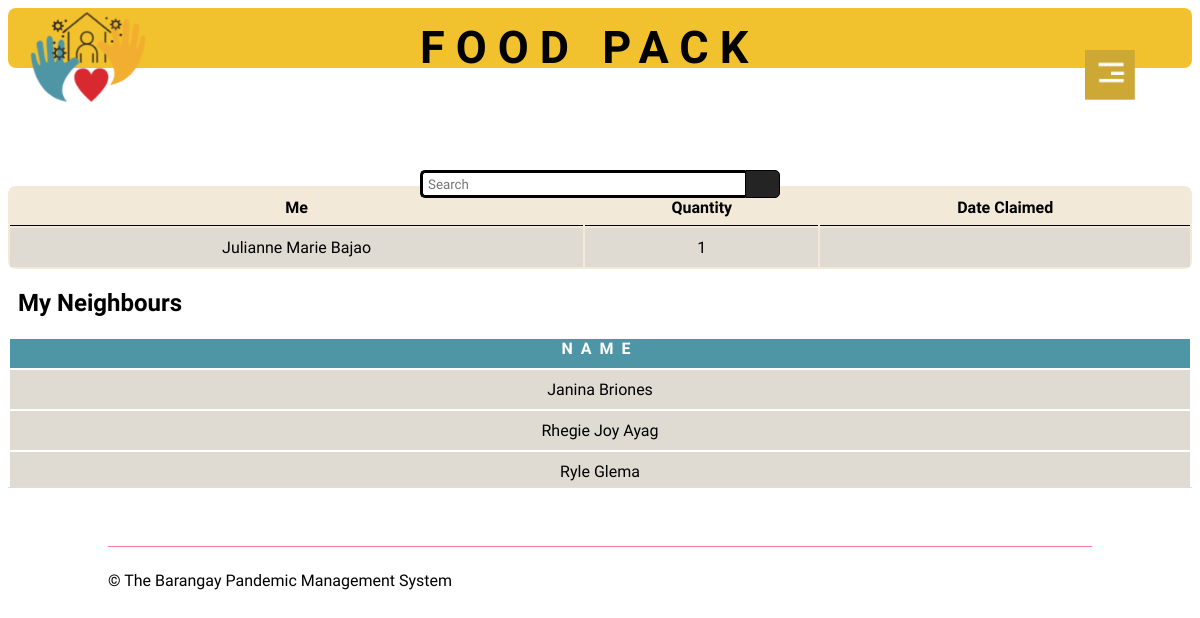
Screenshot of /fpack.php (signed in) with the database file from the repository.
### tables this page shows
CREATE TABLE `foodpacks` (
  `fpackID` int(11) NOT NULL,
  `userID` int(11) NOT NULL,
  `name3` varchar(50) NOT NULL,
  `quantity` int(50) NOT NULL,
  `barangay` varchar(50) NOT NULL,
  `date_claimed` varchar(50) NOT NULL
);

### session.php (called while the page is built, shortened)
<?php
	require 'Connection/db_conn.php';
	$query = $conn->query("SELECT * FROM `users` WHERE `userID` = '$_SESSION[userID]'") or die(mysqli_error());
	$fetch = $query->fetch_array();
	$purok2 = $fetch['purok'];
	$userID2 = $fetch['userID'];
?>

### fpack.php (the view, shortened to what this page needs)
<!DOCTYPE html>
<html>
<?php
	require 'session.php';
?>
<head>
	<link rel="stylesheet" href="fpack.css">
</head>
<body>
	<section id="header">
		<div class="header-box">
				<img src="images/logo1.png" class="logo">
			</div>
	<form action="fresult.php" method="get">
	<div class="wrap">
   <div class="search">
      <input type="text" name="search" class="searchTerm" placeholder="Search">
      <button type="submit" class="searchButton">
     </button>
   </div>
</div>
</form>
		<div class="container">
			<div class="Ayuda">
				<h1>FOOD PACK</h1>
			</div>
		</div>
	</section>
	<img src="images/menu.png" id="menu">
	<table class="table1">
  <tr>
    <th>Me</th>
    <th>Quantity</th>
    <th>Date Claimed</th>
  </tr>
  <tbody>
					<?php
						require 'Connection/db_conn.php';
						$query = $conn->query("SELECT name3, quantity, date_claimed FROM `foodpacks` WHERE userID = ('$userID2');") or die(mysqli_error());
						while($fetch = $query->fetch_array()){
					?>
						<tr>
							<td><?php echo $fetch['name3']?></td>
							<td><?php echo $fetch['quantity']?></td>
							<td><?php echo $fetch['date_claimed']?></td>
						</tr>
					<?php
						}
					?>
					</tbody>
</table>
<h2 id="title2">My Neighbours</h2>
<div class="scrollable">
<table class="table2">
	<tbody>
	 				<th>NAME</th>
					<?php
						require 'Connection/db_conn.php';
						$query = $conn->query("SELECT foodpacks.name3 FROM `foodpacks` WHERE EXISTS (SELECT purok FROM users WHERE userID = foodpacks.userID AND purok = ('$purok2') AND userID != ('$userID2'));") or die(mysqli_error());
						while($fetch = $query->fetch_array()){
					?>
						<tr>
							<td><?php echo $fetch['name3']?></td>
						</tr>
					<?php
						}
					?>
					</tbody>
</table>
</div>
	<section id="footer">
	<div class="container footer-row">
		<hr>
		<div class="footer-left-col">
			<p>© The Barangay Pandemic Management System</p>
		</div>
	</div>
</section>
</body>
</html>

### fpack.css (style rules this page uses)
* { padding: 0; font-family: alata; }
.logo { width: 120px; margin-top: 0px; margin-left: 20px; }
.container { margin-right: 100px; margin-left: 100px; }
.Ayuda { width: 30%; position: absolute; left: 50%; top: 6%; transform: translate(-50%, -50%); font-size: 30px; letter-spacing: 11px; }
.search { width: 100%; position: relative; display: flex; }
.searchTerm { width: 100%; border: 3px solid black; border-right: none; padding: 5px; height: 12px; border-radius: 5px 0 0 5px; outline: none; color: #9DBFAF; }
.searchButton { width: 40px; height: 28px; border: .5px solid black; background: #242424; text-align: center; color: #fff; border-radius: 0 5px 5px 0; cursor: pointer; font-size: 20px; }
.wrap { width: 30%; position: absolute; left: 50%; top: 23%; transform: translate(-50%, -50%); }
.header-box { background-size: cover; height: 60px; background-color: #F2C12E; border-radius: 8px; margin-bottom: 10%; }
#menu { width: 50px; position: fixed; right: 65px; top: 50px; z-index: 2; cursor: pointer; }
.table1 { margin-top: 10px; width: 100%; background: #F2E9D8 ; border-radius: 8px; border-color: red; }
.table1 th, td { text-align: center; padding-top: 10px; padding-bottom: 10px; }
.table1 th { border-bottom: 0.5px solid black; border-width: 10%; padding-bottom: 8px; }
.table1 td { background-color: #E0DBD2; }
#title2 { margin-left: 10px; }
.table2 { width: 100%; }
.table2 th { align-content: center; letter-spacing: 8px; padding-bottom: 10px; }
.table2 td { background-color: #E0DBD2; }
.scrollable { height: 150px; overflow-y: scroll; border-bottom: 1px solid #ddd; }
.scrollable th { color: white; font-stretch: 3%; background: #4E96A6; z-index: 2; top: 0; }
#footer { padding: 50px 0 30px; }
hr { width: 100%; border: 0; border-top: 1px solid #f67c92; }
.footer-row { display: flex; align-items: center; justify-content: space-between; flex-wrap: wrap; }
.footer-left-col { flex-basis: 50%; }

### rows the page displays
foodpacks: name3 "Julianne Marie Bajao", quantity "1"
foodpacks: name3 "Janina Briones"
foodpacks: name3 "Rhegie Joy Ayag"
foodpacks: name3 "Ryle Glema"
